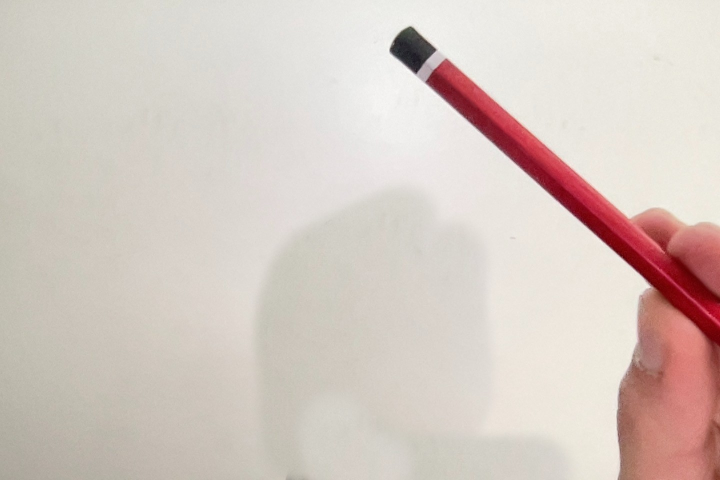
#> input picture assets/red_pen.jpeg, 1440 x 960 px, given in place of the camera (shown at 1/2 size)
$ python detect_one_color.py 5
#> lines starting #> are read from the running program, lines starting #| are printed output that depends on the picture; after the words box and inside, x2 and y2 are one past the last pixel; in counts of white or black regions, pixels touching at a corner belong together
import cv2
import sys
import numpy as np

class colorDetector:

    def __init__(self,control_window_name:str,initial_values:np.ndarray = None):
        """
        create the trackbars and so on to start detecting colors
        :param initial_values: a 1-D numpy array that contains the initial values in the order (hue min,hue max,sat min,sat max,vue min, vue max)
        NOTE: the numpy array given should have a dtype of int (of any kind) but not float
        :sub-param hue min/max: value between 0 and 179
        :sub-param sat min/max: value between 0 and 255
        :sub-param vue min/max: value between 0 and 255
        :return this function returns nothing
        """
#> called with control_window_name = 'control'
        self.control_window_name = control_window_name

        # if no value is given we set them ourselves
        if initial_values is None:
            initial_values = np.array([0,179,0,255,0,255])

        # create a windows for controling the color that we want to detect
        cv2.namedWindow(control_window_name)
        # each time any parameter is updated the show_colors function will be called and it will update the image that show the color gradient accordingly
        cv2.createTrackbar('hue min',control_window_name,initial_values[0],179,lambda x : None)
#> slider 'hue min' is set to 35
        cv2.createTrackbar('hue max',control_window_name,initial_values[1],179,lambda x:None)
        cv2.createTrackbar('sat min',control_window_name,initial_values[2],255,lambda x:None)
#> slider 'sat min' is set to 51
        cv2.createTrackbar('sat max',control_window_name,initial_values[3],255,lambda x:None)
        cv2.createTrackbar('vue min',control_window_name,initial_values[4],255,lambda x:None)
#> slider 'vue min' is set to 51
        cv2.createTrackbar('vue max',control_window_name,initial_values[5],255,lambda x:None)


    def get_colors(self) -> tuple[np.ndarray]:
        """
        a function that reads the values from the trackbar and return them back
        """

        # get the new values
        h_min = cv2.getTrackbarPos('hue min',self.control_window_name)
        h_max = cv2.getTrackbarPos('hue max',self.control_window_name)
        s_min = cv2.getTrackbarPos('sat min',self.control_window_name)
        s_max = cv2.getTrackbarPos('sat max',self.control_window_name)
        v_min = cv2.getTrackbarPos('vue min',self.control_window_name)
        v_max = cv2.getTrackbarPos('vue max',self.control_window_name)
        return np.array([h_min,s_min,v_min]),np.array([h_max,s_max,v_max])


    # [56 lines left out: function detect_image, not called in this run]


    def detect_video(self,video_path:str) -> None:
        """
        this function take the video path and detects the colors in the range specified in the control panel
        it will display 4 video streams as an overview of what is happening the video which are :
        1. the original stream
        2. the hsv version of the stream
        3. the mask that is being applied in black and white
        4. the stream after applying the mask

        :param video_path: string of the path of the video that we want to detect colors of alternatively you can also put and integer for a webcam
        0 will be the defulat built-in webcam and if you have any other pluggen in webcam specify the number

        """
#> called with video_path = 5

        # get the video capture object
        capture = cv2.VideoCapture(video_path)

        # get the dimensions of the video stream
        window_size = (int(capture.get(cv2.CAP_PROP_FRAME_HEIGHT)),int(capture.get(cv2.CAP_PROP_FRAME_WIDTH)))

        # define how much will we shrink each image
        scaling_factor = 0.5

        # get the size of each image according to the number or rows and columns
        size_of_one_frame = ( int(window_size[0] * scaling_factor) , int(window_size[1] * scaling_factor))

        # we will continue doing this until the user presses q or the video stream ends
        while True:
            # get the frame
            ret , frame = capture.read()
#> frame is the input picture: shape (960, 1440, 3); mean B, G, R 194.2, 201.4, 214
            # if reading wasn't successful we break from the loop
            if not ret:
                break

            # resize image to be the size of one frame
            frame = cv2.resize(frame,size_of_one_frame[::-1])
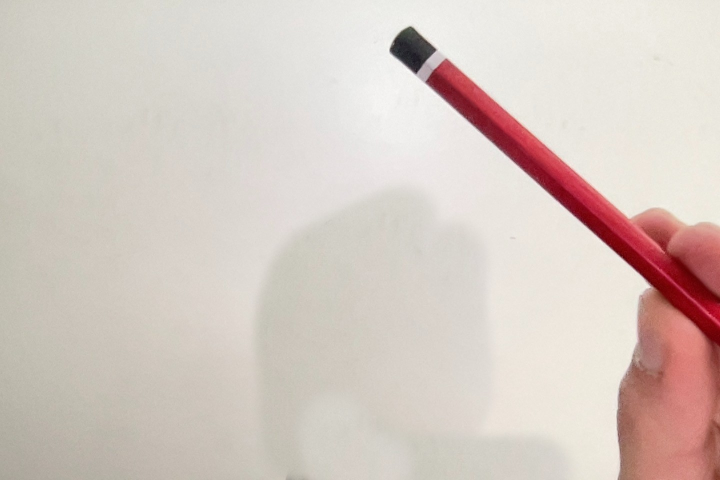
#> frame: shape (480, 720, 3); mean B, G, R 194.3, 201.5, 214.2

            # convert to hsv
            hsv_frame = cv2.cvtColor(frame,cv2.COLOR_BGR2HSV)
#> hsv_frame: shape (480, 720, 3); mean H, S, V 25.2, 27.2, 214.2

            # get the new values
            lower,upper = self.get_colors()

            # create the mask
            mask = cv2.inRange(hsv_frame,lower,upper)
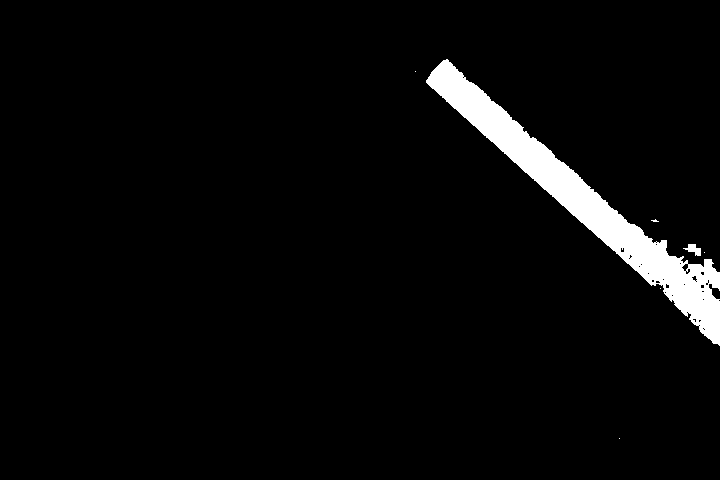
#> mask: shape (480, 720); 3.8% white; 7 white regions (5 under 20 px), largest, box (x1, y1, x2, y2) and area: (426, 59, 720, 346) 13057, (683, 244, 701, 256) 115

            # apply the mask to the image
            masked_image = cv2.bitwise_and(frame,frame,mask=mask)
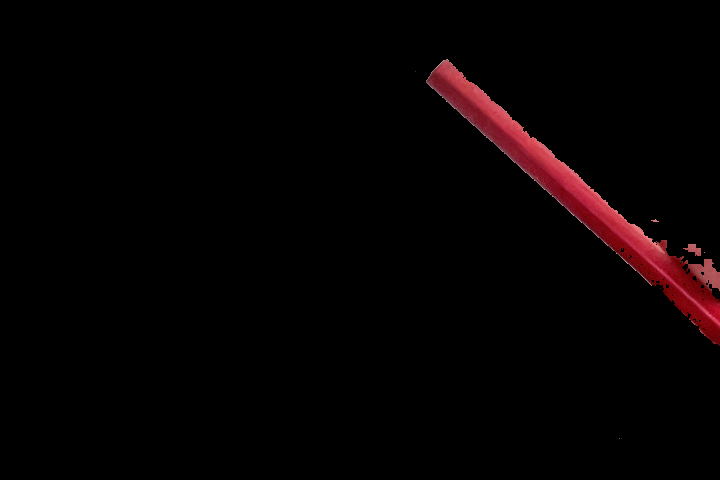
#> masked_image: shape (480, 720, 3); mean B, G, R 2, 1.6, 6


            # display the images
            final = np.vstack((np.hstack((frame,hsv_frame)),np.hstack((masked_image,cv2.cvtColor(mask,cv2.COLOR_GRAY2BGR)))))
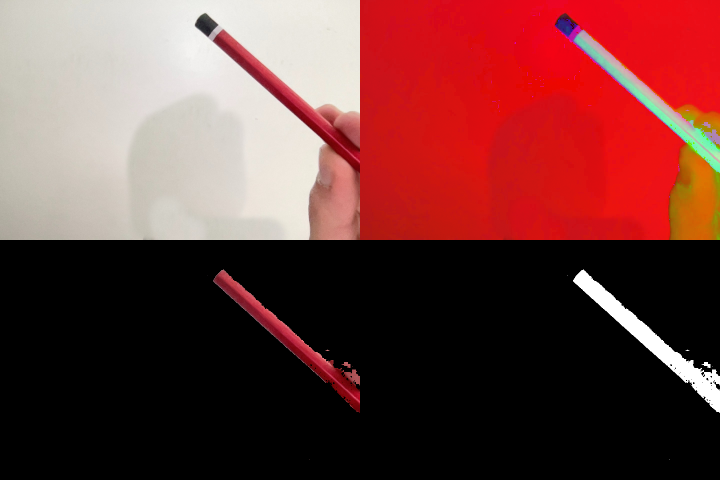
#> final: shape (960, 1440, 3) (shown at 1/2 size); mean B, G, R 57.8, 60, 111
            cv2.imshow('images',final)

            if cv2.waitKey(1) == ord('q'):
#> (key q is pressed here)
                break

        capture.release()


if __name__ == "__main__":
    cd = colorDetector('control')
    # cd.detect_image(sys.argv[1],(600,800))
    try:
        cd.detect_video(int(sys.argv[1]))
    except ValueError:
        cd.detect_video(sys.argv[1])
    cv2.destroyAllWindows()
